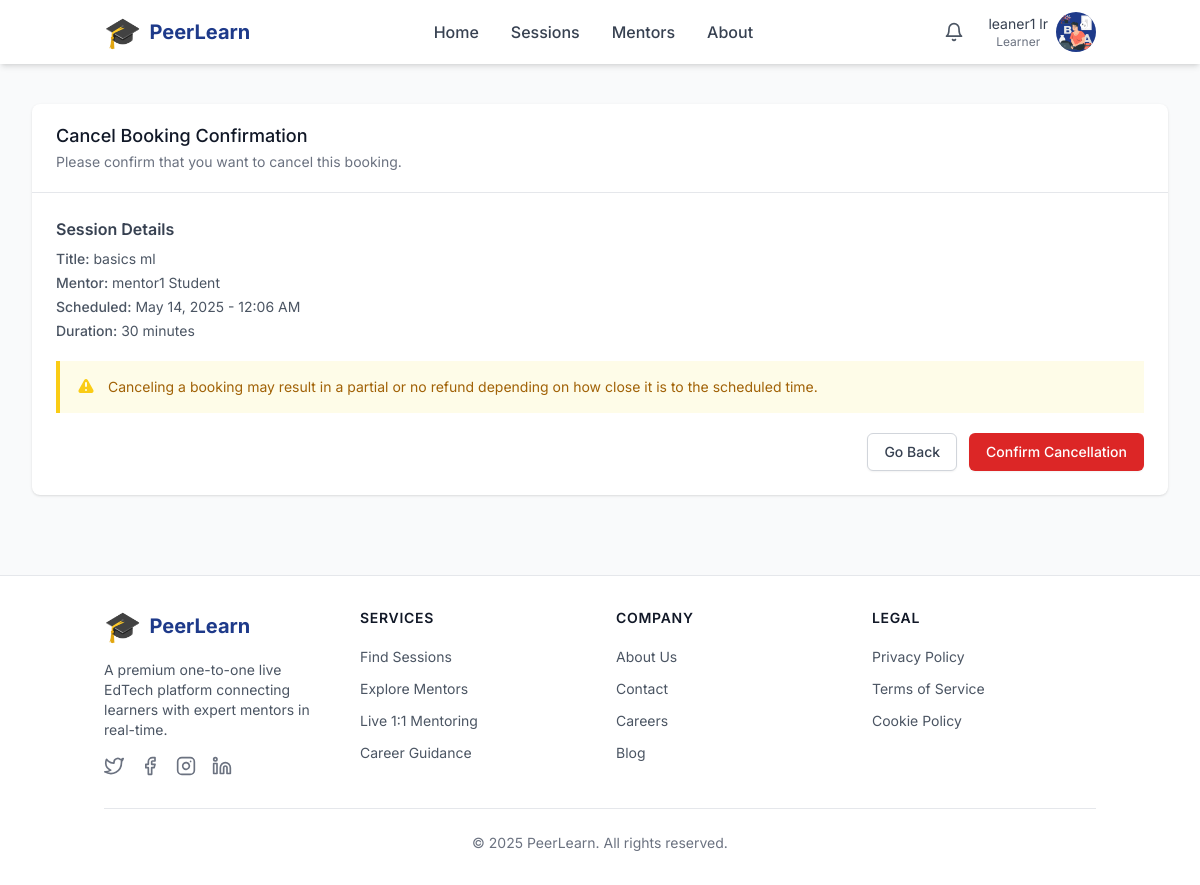
The page /sessions/booking/2/cancel/ (signed in) on the database its author committed.
### apps/users/models.py (models this page shows, shortened)
class CustomUser(AbstractUser):
    LEARNER = 'learner'
    MENTOR = 'mentor'
    ADMIN = 'admin'
    ROLE_CHOICES = [
        (LEARNER, _('Learner')),
        (MENTOR, _('Mentor')),
        (ADMIN, _('Admin')),
    ]
    role = models.CharField(
        max_length=10,
        choices=ROLE_CHOICES,
        default=LEARNER,
        help_text=_('Designates the role of this user in the platform.')
    )
    profile_picture = models.ImageField(
        upload_to='profile_pictures/',
        blank=True,
        null=True
    )
    bio = models.TextField(
        blank=True,
        null=True,
        help_text=_('A brief description about the user.')
    )
    interests = models.JSONField(
        blank=True,
        null=True,
        help_text=_('Topics that the learner is interested in.')
    )
    career_goal = models.CharField(
        max_length=255,
        blank=True,
        null=True,
        help_text=_('Career goal of the learner.')
    )
    expertise = models.JSONField(
        blank=True,
        null=True,
        help_text=_('Areas of expertise for the mentor.')
    )
    skills = models.JSONField(
        blank=True,
        null=True,
        help_text=_('Skills that the mentor possesses.')
    )
    intro_video = models.URLField(
        blank=True,
        null=True,
        help_text=_('URL to an introduction video for the mentor.')
    )
    phone_number = models.CharField(
        max_length=15,
        blank=True,
        null=True,
        help_text=_('Contact phone number.')
    )
    date_updated = models.DateTimeField(
        auto_now=True,
        help_text=_('Date and time when the user profile was last updated.')
    )
    class Meta:
        verbose_name = _('User')
        verbose_name_plural = _('Users')
    @property
    def is_learner(self):
        return self.role == self.LEARNER
    def get_dashboard_url(self):
        if self.is_learner:
            return '/users/dashboard/learner/'
        elif self.is_mentor:
            return '/users/dashboard/mentor/'
        elif self.is_admin_user:
            return '/admin/'
        return '/'

### apps/learning_sessions/models.py (models this page shows, shortened)
class Booking(models.Model):
    PENDING = 'pending'
    CONFIRMED = 'confirmed'
    CANCELLED = 'cancelled'
    COMPLETED = 'completed'
    STATUS_CHOICES = [
        (PENDING, _('Pending')),
        (CONFIRMED, _('Confirmed')),
        (CANCELLED, _('Cancelled')),
        (COMPLETED, _('Completed')),
    ]
    session = models.ForeignKey(
        Session,
        on_delete=models.CASCADE,
        related_name='bookings',
        help_text=_('The session that was booked.')
    )
    learner = models.ForeignKey(
        CustomUser,
        on_delete=models.CASCADE,
        related_name='bookings',
        limit_choices_to={'role': CustomUser.LEARNER},
        help_text=_('The learner who booked the session.')
    )
    status = models.CharField(
        max_length=10,
        choices=STATUS_CHOICES,
        default=PENDING,
        help_text=_('Current status of the booking.')
    )
    created_at = models.DateTimeField(
        auto_now_add=True,
        help_text=_('Date and time when the booking was created.')
    )
    updated_at = models.DateTimeField(
        auto_now=True,
        help_text=_('Date and time when the booking was last updated.')
    )
    cancellation_reason = models.TextField(
        blank=True,
        null=True,
        help_text=_('Reason for cancellation if the booking was cancelled.')
    )
    feedback_submitted = models.BooleanField(
        default=False,
        help_text=_('Whether the learner has submitted feedback for this booking.')
    )
    class Meta:
        verbose_name = _('Booking')
        verbose_name_plural = _('Bookings')
        ordering = ['-created_at']
        unique_together = ('session', 'learner')

class Session(models.Model):
    SCHEDULED = 'scheduled'
    LIVE = 'live'
    COMPLETED = 'completed'
    CANCELLED = 'cancelled'
    STATUS_CHOICES = [
        (SCHEDULED, _('Scheduled')),
        (LIVE, _('Live')),
        (COMPLETED, _('Completed')),
        (CANCELLED, _('Cancelled')),
    ]
    mentor = models.ForeignKey(
        CustomUser,
        on_delete=models.CASCADE,
        limit_choices_to={'role': CustomUser.MENTOR},
        help_text=_('The mentor hosting this session.')
    )
    title = models.CharField(
        max_length=255,
        help_text=_('Title of the session.')
    )
    description = models.TextField(
        help_text=_('Description of what will be covered in the session.')
    )
    topics = models.JSONField(
        default=list,
        help_text=_('List of topics that will be covered in this session.')
    )
    schedule = models.DateTimeField(
        help_text=_('Date and time when the session is scheduled.')
    )
    duration = models.PositiveIntegerField(
        default=60,
        help_text=_('Duration of the session in minutes.')
    )
    price = models.DecimalField(
        max_digits=10,
        decimal_places=2,
        default=0,
        help_text=_('Price of the session (0 for free sessions).')
    )
    room_code = models.UUIDField(
        default=uuid.uuid4,
        editable=False,
        unique=True,
        help_text=_('Unique code for the session room.')
    )
    status = models.CharField(
        max_length=10,
        choices=STATUS_CHOICES,
        default=SCHEDULED,
        help_text=_('Current status of the session.')
    )
    max_participants = models.PositiveIntegerField(
        default=1,
        help_text=_('Maximum number of participants allowed (1 for one-to-one).')
    )
    created_at = models.DateTimeField(
        auto_now_add=True,
        help_text=_('Date and time when the session was created.')
    )
    updated_at = models.DateTimeField(
        auto_now=True,
        help_text=_('Date and time when the session was last updated.')
    )
    class Meta:
        verbose_name = _('Session')
        verbose_name_plural = _('Sessions')
        ordering = ['-schedule']

### apps/learning_sessions/views.py (the view, shortened to what this page needs)
# urls.py: path('booking/<int:booking_id>/cancel/', views.cancel_booking, name='cancel_booking'),
@login_required
def cancel_booking(request, booking_id):
    booking = get_object_or_404(
        Booking,
        id=booking_id,
        learner=request.user
    )
    return render(request, 'sessions/cancel_booking.html', {
        'booking': booking
    })

### templates/sessions/cancel_booking.html (shortened to what this page needs)
{% extends 'base.html' %}
{% load static %}
{% block content %}
<div class="max-w-7xl mx-auto px-4 sm:px-6 lg:px-8 py-10">
    <div class="bg-white shadow overflow-hidden sm:rounded-lg">
        <div class="px-4 py-5 sm:px-6 border-b border-gray-200">
            <h3 class="text-lg leading-6 font-medium text-gray-900">
                Cancel Booking Confirmation
            </h3>
            <p class="mt-1 max-w-2xl text-sm text-gray-500">
                Please confirm that you want to cancel this booking.
            </p>
        </div>
        <div class="px-4 py-5 sm:p-6">
            <div class="mb-5">
                <h4 class="text-md font-semibold text-gray-700">Session Details</h4>
                <p class="mt-2 text-sm text-gray-600"><span class="font-medium">Title:</span> {{ booking.session.title }}</p>
                <p class="mt-1 text-sm text-gray-600"><span class="font-medium">Mentor:</span> {{ booking.session.mentor.get_full_name }}</p>
                <p class="mt-1 text-sm text-gray-600"><span class="font-medium">Scheduled:</span> {{ booking.session.schedule|date:"F d, Y - g:i A" }}</p>
                <p class="mt-1 text-sm text-gray-600"><span class="font-medium">Duration:</span> {{ booking.session.duration }} minutes</p>
            </div>
            <div class="bg-yellow-50 border-l-4 border-yellow-400 p-4 mb-5">
                <div class="flex">
                    <div class="flex-shrink-0">
                    </div>
                    <div class="ml-3">
                        <p class="text-sm text-yellow-700">
                            Canceling a booking may result in a partial or no refund depending on how close it is to the scheduled time.
                        </p>
                    </div>
                </div>
            </div>
            <form method="post">
                <div class="flex justify-end space-x-3">
                    <a href="{% url 'users:learner_dashboard' %}" class="py-2 px-4 border border-gray-300 rounded-md shadow-sm text-sm font-medium text-gray-700 bg-white hover:bg-gray-50 focus:outline-none focus:ring-2 focus:ring-offset-2 focus:ring-indigo-500">
                        Go Back
                    </a>
                    <button type="submit" class="inline-flex justify-center py-2 px-4 border border-transparent shadow-sm text-sm font-medium rounded-md text-white bg-red-600 hover:bg-red-700 focus:outline-none focus:ring-2 focus:ring-offset-2 focus:ring-red-500">
                        Confirm Cancellation
                    </button>
                </div>
            </form>
        </div>
    </div>
</div>
{% endblock %}

### templates/includes/header.html (shortened to what this page needs)
<header class="bg-white shadow-md sticky top-0 z-30" x-data="{ mobileMenuOpen: false, profileMenuOpen: false, notificationsOpen: false }">
    <div class="container mx-auto px-4 py-3">
        <div class="flex items-center justify-between">
            <div class="flex-shrink-0">
                <a href="{% url 'home' %}" class="flex items-center space-x-2">
                    <span class="text-3xl">🎓</span>
                    <span class="text-xl font-bold text-primary-600 hidden sm:inline-block">PeerLearn</span>
                </a>
            </div>
            <nav class="hidden md:flex items-center space-x-8">
                <a href="{% url 'home' %}" class="text-gray-700 hover:text-primary-600 font-medium transition-colors">Home</a>
                <a href="{% url 'sessions:list' %}" class="text-gray-700 hover:text-primary-600 font-medium transition-colors">Sessions</a>
                <a href="{% url 'users:mentor_list' %}" class="text-gray-700 hover:text-primary-600 font-medium transition-colors">Mentors</a>
                <a href="#" class="text-gray-700 hover:text-primary-600 font-medium transition-colors">About</a>
            </nav>
            <div class="flex items-center space-x-4">
                {% if user.is_authenticated %}
                    <div class="relative" x-data="{ notificationCount: 0 }" x-init="initNotifications()">
                        <button
                            @click="notificationsOpen = !notificationsOpen"
                            class="p-2 text-gray-600 hover:text-primary-600 hover:bg-gray-100 rounded-full relative focus:outline-none"
                            aria-label="View notifications"
                        >
                            <i data-feather="bell" class="w-5 h-5"></i>
                        </button>
                    </div>
                    <div class="relative">
                        <button
                            @click="profileMenuOpen = !profileMenuOpen"
                            class="flex items-center space-x-2 focus:outline-none"
                            aria-label="Open user menu"
                        >
                            <span class="hidden sm:block">
                                <div class="text-sm text-gray-700">{{ user.get_full_name|default:user.username }}</div>
                                <div class="text-xs text-gray-500">{{ user.get_role_display }}</div>
                            </span>
                            <div class="h-10 w-10 rounded-full bg-primary-600 text-white flex items-center justify-center overflow-hidden">
                                {% if user.profile_picture %}
                                    <img src="{{ user.profile_picture.url }}" alt="Profile" class="h-full w-full object-cover">
                                {% else %}
                                    {{ user.username|first|upper }}
                                {% endif %}
                            </div>
                        </button>
                    </div>
                {% else %}
                    <a href="{% url 'users:login' %}" class="text-primary-600 hover:text-primary-800 font-medium">Login</a>
                    <a href="{% url 'users:auth_selector' %}" class="bg-primary-600 text-white hover:bg-primary-700 px-4 py-2 rounded-lg font-medium transition-colors">
                        Sign Up
                    </a>
                {% endif %}
            </div>
        </div>
    </div>
</header>

### templates/base.html (style rules this page uses)
html { scroll-behavior: smooth; }
body { font-family: 'Inter', sans-serif; }

### rows shown on the page
CustomUser: get_full_name "leaner1 lr", role "Learner", profile_picture (picture)
Booking: session "basics ml", session.mentor.get_full_name "mentor1 Student", session.schedule "May 14, 2025 - 12:06 AM", session.duration "30"
